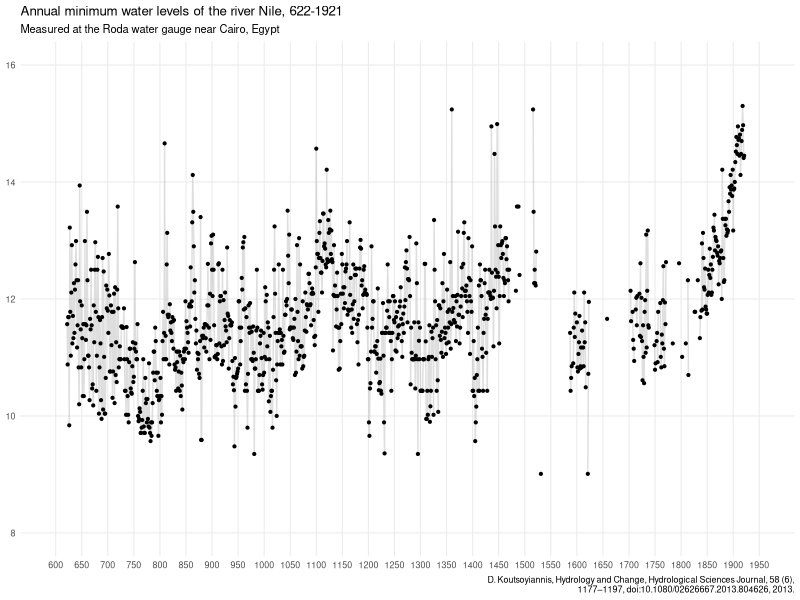
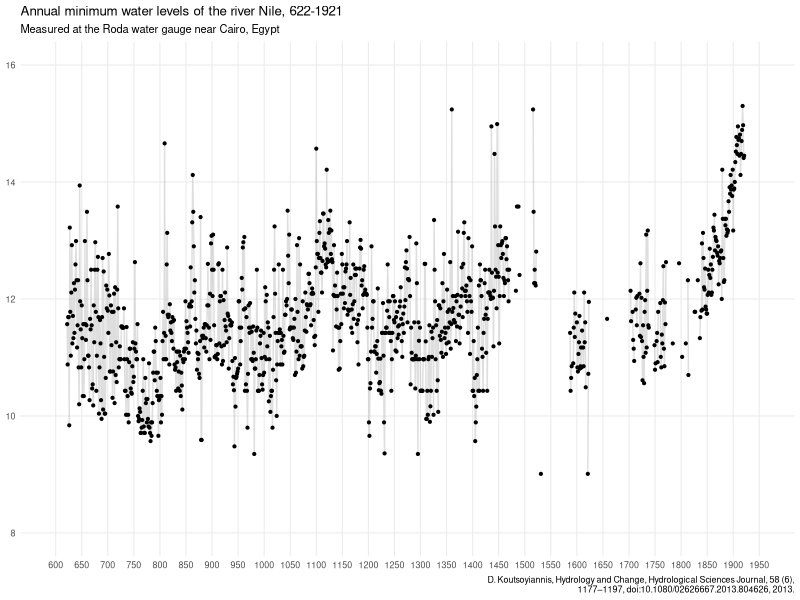

Recreate these plots in R, in order.
## load packages ----
library(tidyverse)

## load data ----
# Source: https://www.itia.ntua.gr/en/docinfo/1351/
nilometer <- readxl::read_excel(path = "RodaNilometerData.xlsx", skip = 10) |> 
  select(2:6) |> 
  setNames(c("year", "min_level", "max_level", "min_depth", "max_depth"))

write_csv(x = nilometer, file = "nilometer.csv")

## plot ----
nilometer_caption <- "D. Koutsoyiannis, Hydrology and Change, Hydrological Sciences Journal, 58 (6), 1177–1197, doi:10.1080/02626667.2013.804626, 2013."

p <- ggplot(data = nilometer, mapping = aes(x = year, y = min_level)) +
  geom_line(linewidth = 0.5, colour = "gray", alpha = 0.5) +
  geom_point(size = 0.75) +
  # geom_smooth(method = "loess", formula = "y ~ x", se = TRUE, colour = "#00b4d8", fill = "#00b4d8") +
  scale_x_continuous(breaks = seq(600, 1950, 50), limits = c(600, 1950)) +
  scale_y_continuous(breaks = seq(8, 16, 2), limits = c(8, 16)) +
  labs(
    title = "Annual minimum water levels of the river Nile, 622-1921",
    subtitle = "Measured at the Roda water gauge near Cairo, Egypt",
    x = NULL, y = NULL,
    caption = str_wrap(nilometer_caption)
  ) +
  theme_minimal(base_size = 8) +
  theme(panel.grid.minor = element_blank())

print(p)

ggsave(filename = "nilometer.png", path = ".", plot = p, width = 24, height = 10, units = "cm", bg = "white")
